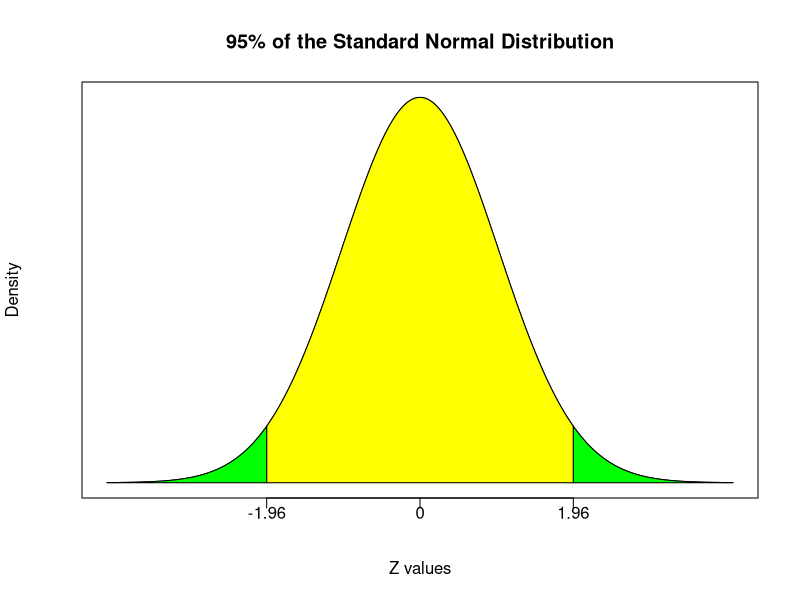
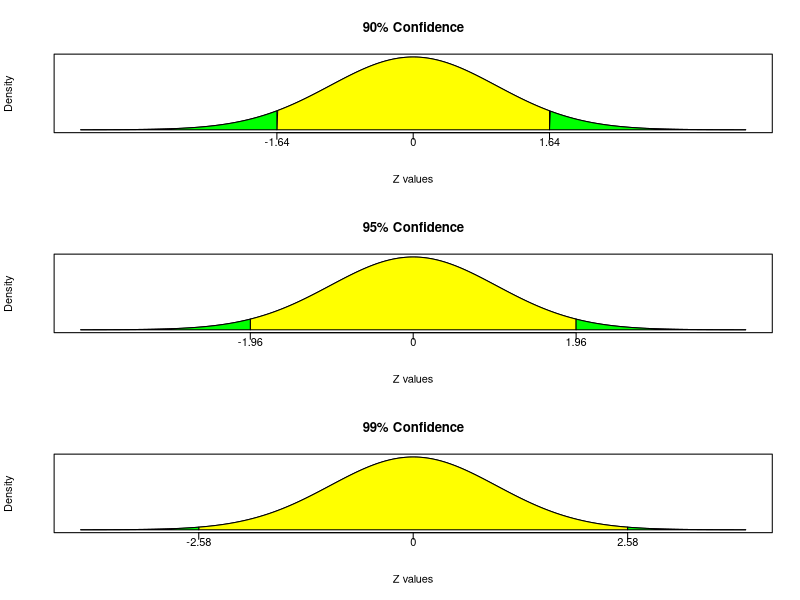
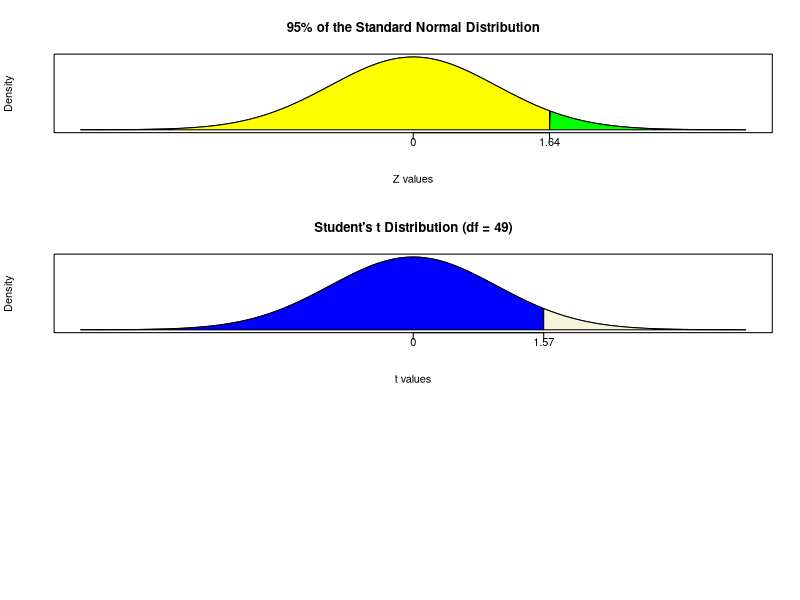

Write R code to recreate these figures, in order.
## ---- chunk 1
knitr::opts_chunk$set(fig.align='center')
## ---- chunk 2
mu = 4.5
Xbar = 5.1
Sig = 1.2
n = 25

(Zstat = (Xbar - mu)/(Sig/sqrt(n)))
## ---- chunk 3
X <- seq(-4,4,0.01)
Y <- dnorm(X)
plot(X,Y,type="n",xlab="Z values",ylab = "Density",
     yaxt = "n", xaxt = "n", main =  "95% of the Standard Normal Distribution")
xtick<-c(-1.96, 0, 1.96)
axis(side=1, at=xtick, labels = FALSE)
text(x=xtick, par("usr")[3],  
     labels = c("-1.96",0,"1.96"), 
     pos = 1, xpd = TRUE)
i <- X >= -1.96 & X <= 1.96
i1 <- X >= -4 & X <= -1.96
i2 <- X >= 1.96 & X <= 4
lines(X, Y)
polygon(c(-1.96,X[i],1.96), c(0,Y[i],0), col="yellow")
polygon(c(-4,X[i1],-1.96), c(0,Y[i1],0), col="green")
polygon(c(1.96,X[i2],4), c(0,Y[i2],0), col="green")
## ---- chunk 4
par(mfrow = c(3,1))

plot(X,Y,type="n",xlab="Z values",ylab = "Density",
     yaxt = "n", xaxt = "n", main =  "90% Confidence")
xtick<-c(-1.64, 0, 1.64)
axis(side=1, at=xtick, labels = FALSE)
text(x=xtick, par("usr")[3],  
     labels = c("-1.64",0,"1.64"), 
     pos = 1, xpd = TRUE)
i <- X >= -1.64 & X <= 1.64
i1 <- X >= -4 & X <= -1.64
i2 <- X >= 1.64 & X <= 4
lines(X, Y)
polygon(c(-1.64,X[i],1.64), c(0,Y[i],0), col="yellow")
polygon(c(-4,X[i1],-1.64), c(0,Y[i1],0), col="green")
polygon(c(1.64,X[i2],4), c(0,Y[i2],0), col="green")

plot(X,Y,type="n",xlab="Z values",ylab = "Density",
     yaxt = "n", xaxt = "n", main =  "95% Confidence")
xtick<-c(-1.96, 0, 1.96)
axis(side=1, at=xtick, labels = FALSE)
text(x=xtick, par("usr")[3],  
     labels = c("-1.96",0,"1.96"), 
     pos = 1, xpd = TRUE)
i <- X >= -1.96 & X <= 1.96
i1 <- X >= -4 & X <= -1.96
i2 <- X >= 1.96 & X <= 4
lines(X, Y)
polygon(c(-1.96,X[i],1.96), c(0,Y[i],0), col="yellow")
polygon(c(-4,X[i1],-1.96), c(0,Y[i1],0), col="green")
polygon(c(1.96,X[i2],4), c(0,Y[i2],0), col="green")

plot(X,Y,type="n",xlab="Z values",ylab = "Density",
     yaxt = "n", xaxt = "n", main =  "99% Confidence")
xtick<-c(-2.58, 0, 2.58)
axis(side=1, at=xtick, labels = FALSE)
text(x=xtick, par("usr")[3],  
     labels = c("-2.58",0,"2.58"), 
     pos = 1, xpd = TRUE)
i <- X >= -2.58 & X <= 2.58
i1 <- X >= -4 & X <= -2.58
i2 <- X >= 2.58 & X <= 4
lines(X, Y)
polygon(c(-2.58,X[i],2.58), c(0,Y[i],0), col="yellow")
polygon(c(-4,X[i1],-2.58), c(0,Y[i1],0), col="green")
polygon(c(2.58,X[i2],4), c(0,Y[i2],0), col="green")

## ---- chunk 5
# Fast Food Example Revisited
mu = 4.5
Xbar = 5.1
Sig = 1.2
n = 25

(Zstat = (Xbar - mu)/(Sig/sqrt(n)))

# 95% confidence:
alpha = 0.05
(Zcrit = qnorm(alpha/2,lower.tail = FALSE))

# 99% confidence:
alpha = 0.01
(Zcrit = qnorm(alpha/2,lower.tail = FALSE))

# p-value:
(Pval = pnorm(Zstat,lower.tail = FALSE)*2)

# Actual confidence level:
((1-Pval)*100)
## ---- chunk 6
# Fast Food Example Revisited
mu = 4.5
Xbar = 5.1
Sig = 1.2
n = 25

(Zstat = (Xbar - mu)/(Sig/sqrt(n)))
# 95% confidence:
alpha = 0.05
(Zcrit = qnorm(alpha,lower.tail=FALSE))
# P-value:
(Pval = pnorm(Zstat,lower.tail=FALSE))
# highest Confidence Level for rejection:
((1-Pval)*100)
## ---- chunk 7
plot(X,Y,type="n",xlab="Z values",ylab = "Density",
     yaxt = "n", xaxt = "n", main =  "95% of the Standard Normal Distribution")
xtick<-c(0, 1.64)
axis(side=1, at=xtick, labels = FALSE)
text(x=xtick, par("usr")[3],  
     labels = c(0,"1.64"), 
     pos = 1, xpd = TRUE)
i <- X >= -4 & X <= 1.64
i2 <- X >= 1.64 & X <= 4
lines(X, Y)
polygon(c(-4,X[i],1.64), c(0,Y[i],0), col="yellow")
polygon(c(1.64,X[i2],4), c(0,Y[i2],0), col="green")
## ---- chunk 8
Xbar = 112.85
n = 12
S = 20.80
mu = 120

(t = (Xbar - mu) / (S/sqrt(n)))
## ---- chunk 9
alpha = 0.05
(tcrit = qt(alpha/2,n-1,lower.tail=FALSE))
## ---- chunk 10
(Pval = pt(t,n-1)*2)

# Highest confidence interval for rejection:
((1-Pval)*100)
## ---- chunk 11
t_values<-seq(-5,5,length = 50)
probability<-dt(t_values,49)
## ---- chunk 12
plot(X,Y,type="n",
     xlab="t values",
     ylab = "Density",
     yaxt = "n", xaxt = "n", main =  "Student's t Distribution (df = 49)")
xtick<-c(0, 1.57)
axis(side=1, at=xtick, labels = FALSE)
text(x=xtick, par("usr")[3],  
     labels = c(0,"1.57"), 
     pos = 1, xpd = TRUE)
i <- X >= -4 & X <= 1.57
i2 <- X >= 1.57 & X <= 4
lines(X, Y)
polygon(c(-4,X[i],1.57), c(0,Y[i],0), col="blue")
polygon(c(1.57,X[i2],4), c(0,Y[i2],0), col="beige")
## ---- chunk 13
(Pval = pt(1.57,49))
## ---- chunk 14
(Pval = pt(-1.57,49))
## ---- chunk 15
(Pval = 1-pt(1.57,49))
## ---- chunk 16
(Pval = pt(1.57,49,lower.tail = FALSE))
